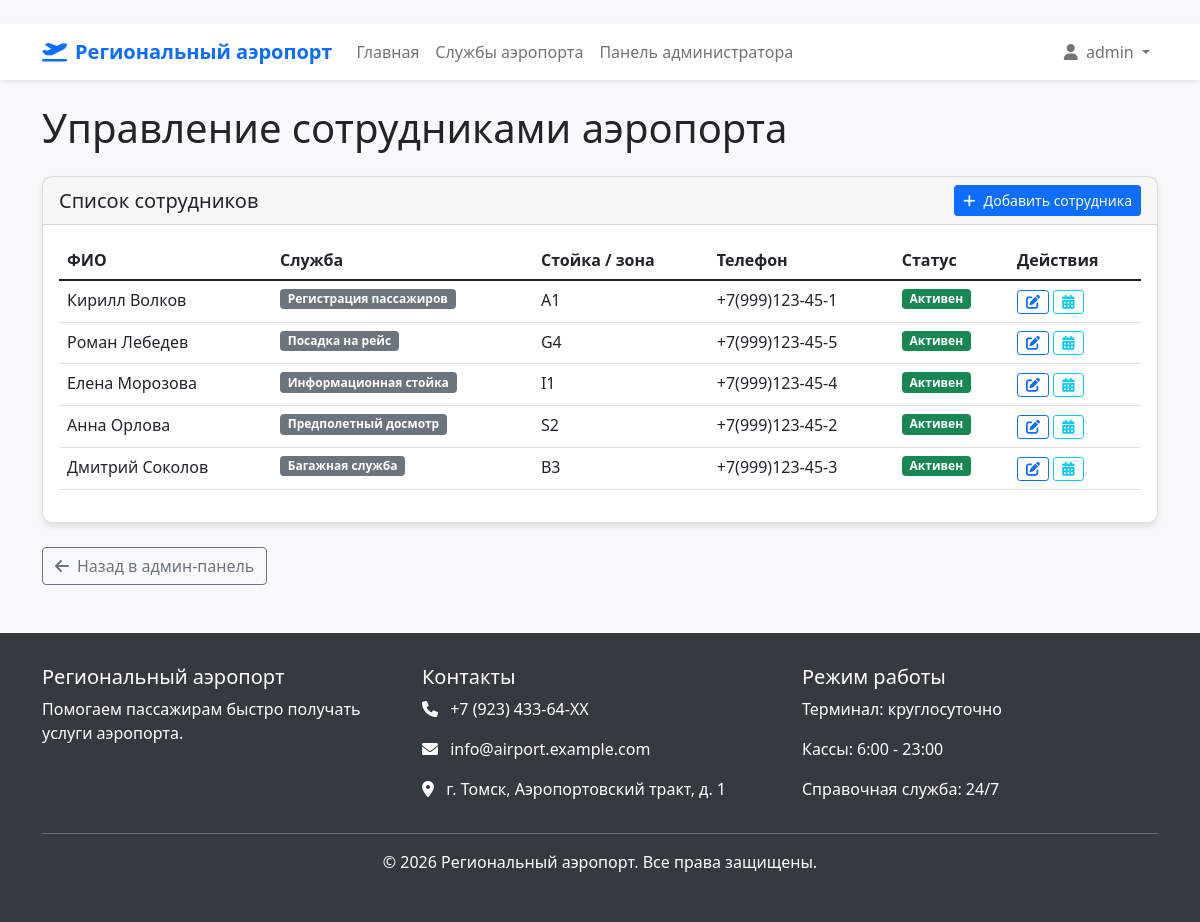
The page /manage-employees/ (signed in) on the database its author committed.
### airport_app/models.py (models this page shows, shortened)
class Doctor(models.Model):
    SPECIALIZATION_CHOICES = [
        ('регистрация', 'Регистрация пассажиров'),
        ('досмотр', 'Предполетный досмотр'),
        ('багаж', 'Багажная служба'),
        ('информация', 'Информационная стойка'),
        ('посадка', 'Посадка на рейс'),
        ('грузовой терминал', 'Грузовой терминал'),
        ('медпункт', 'Медпункт аэропорта'),
        ('vip-зал', 'VIP-зал'),
        ('транспорт', 'Наземный транспорт'),
        ('авиакасса', 'Авиакасса'),
    ]
    user = models.OneToOneField(User, on_delete=models.CASCADE, related_name='doctor')
    specialization = models.CharField(max_length=50, choices=SPECIALIZATION_CHOICES)
    qualification = models.CharField(max_length=255)
    experience = models.PositiveIntegerField(help_text="Стаж работы в годах")
    office_number = models.CharField(max_length=10)
    phone_number = models.CharField(max_length=15)
    is_active = models.BooleanField(default=True)
    class Meta:
        verbose_name = "Сотрудник аэропорта"
        verbose_name_plural = "Сотрудники аэропорта"

### airport_app/views.py (the view)
# urls.py: path('manage-employees/', views.manage_doctors, name='manage_doctors'),
@login_required
@user_passes_test(is_admin)
def manage_doctors(request):
    doctors = Doctor.objects.all().order_by('user__last_name')
    context = {
        'doctors': doctors,
    }
    return render(request, 'airport_app/manage_doctors.html', context)

### airport_app/views.py (called while the page is built)
def is_admin(user):
    return user.is_superuser or user.groups.filter(name='Администратор').exists()

### airport_app/templates/airport_app/manage_doctors.html (shortened to what this page needs)
﻿{% extends 'airport_app/base.html' %}
{% block content %}
<h1 class="mb-4">Управление сотрудниками аэропорта</h1>
<div class="card">
    <div class="card-header d-flex justify-content-between align-items-center">
        <h5 class="mb-0">Список сотрудников</h5>
        <a href="/admin/airport_app/doctor/add/" class="btn btn-primary btn-sm">
            <i class="fas fa-plus me-2"></i>Добавить сотрудника
        </a>
    </div>
    <div class="card-body">
        <div class="table-responsive">
            <table class="table table-hover">
                <thead>
                    <tr>
                        <th>ФИО</th>
                        <th>Служба</th>
                        <th>Стойка / зона</th>
                        <th>Телефон</th>
                        <th>Статус</th>
                        <th>Действия</th>
                    </tr>
                </thead>
                <tbody>
                    {% for doctor in doctors %}
                    <tr>
                        <td>{{ doctor.user.get_full_name }}</td>
                        <td>
                            <span class="badge bg-secondary">{{ doctor.get_specialization_display }}</span>
                        </td>
                        <td>{{ doctor.office_number }}</td>
                        <td>{{ doctor.phone_number }}</td>
                        <td>
                            {% if doctor.is_active %}
                                <span class="badge bg-success">Активен</span>
                            {% else %}
                                <span class="badge bg-danger">Неактивен</span>
                            {% endif %}
                        </td>
                        <td>
                            <a href="/admin/airport_app/doctor/{{ doctor.id }}/change/"
                               class="btn btn-sm btn-outline-primary">
                                <i class="fas fa-edit"></i>
                            </a>
                            <a href="{% url 'doctor_schedule' doctor.id %}"
                               class="btn btn-sm btn-outline-info">
                                <i class="fas fa-calendar-alt"></i>
                            </a>
                        </td>
                    </tr>
                    {% empty %}
                    <tr>
                        <td colspan="6" class="text-center">Нет сотрудников</td>
                    </tr>
                    {% endfor %}
                </tbody>
            </table>
        </div>
    </div>
</div>
<div class="mt-4">
    <a href="{% url 'admin_panel' %}" class="btn btn-outline-secondary">
        <i class="fas fa-arrow-left me-2"></i>Назад в админ-панель
    </a>
</div>
{% endblock %}

### airport_app/templates/airport_app/base.html (shortened to what this page needs)
﻿<!DOCTYPE html>
<html lang="ru">
<head>
    <link href="https://cdn.jsdelivr.net/npm/bootstrap@5.1.3/dist/css/bootstrap.min.css" rel="stylesheet">
    <link rel="stylesheet" href="https://cdnjs.cloudflare.com/ajax/libs/font-awesome/6.0.0/css/all.min.css">
</head>
<body>
    <nav class="navbar navbar-expand-lg navbar-light bg-white shadow-sm">
        <div class="container">
            <a class="navbar-brand" href="{% url 'index' %}">
                <i class="fas fa-plane-departure me-2"></i>Региональный аэропорт
            </a>
            <div class="collapse navbar-collapse" id="navbarNav">
                <ul class="navbar-nav me-auto">
                    <li class="nav-item">
                        <a class="nav-link" href="{% url 'index' %}">Главная</a>
                    </li>
                    <li class="nav-item">
                        <a class="nav-link" href="{% url 'doctor_list' %}">Службы аэропорта</a>
                    </li>
                    {% if user.is_authenticated %}
                        {% if user.is_superuser or user.groups.all.0.name == 'Администратор' %}
                            <li class="nav-item">
                                <a class="nav-link" href="{% url 'admin_panel' %}">Панель администратора</a>
                            </li>
                        {% elif user.doctor %}
                            <li class="nav-item">
                                <a class="nav-link" href="{% url 'doctor_appointments' %}">Заявки на смене</a>
                            </li>
                        {% elif user.patient %}
                            <li class="nav-item">
                                <a class="nav-link" href="{% url 'my_appointments' %}">Мои заявки</a>
                            </li>
                        {% endif %}
                    {% endif %}
                </ul>
                <ul class="navbar-nav">
                    {% if user.is_authenticated %}
                        <li class="nav-item dropdown">
                            <a class="nav-link dropdown-toggle" href="#" id="navbarDropdown" role="button" data-bs-toggle="dropdown">
                                <i class="fas fa-user me-1"></i> {{ user.get_full_name|default:user.username }}
                            </a>
                        </li>
                    {% endif %}
                </ul>
            </div>
        </div>
    </nav>
    <main class="container my-4">
        {% block content %}{% endblock %}
    </main>
    <footer class="footer">
        <div class="container">
            <div class="row">
                <div class="col-md-4">
                    <h5>Региональный аэропорт</h5>
                    <p>Помогаем пассажирам быстро получать услуги аэропорта.</p>
                </div>
                <div class="col-md-4">
                    <h5>Контакты</h5>
                    <p><i class="fas fa-phone me-2"></i> +7 (923) 433-64-XX</p>
                    <p><i class="fas fa-envelope me-2"></i> info@airport.example.com</p>
                    <p><i class="fas fa-map-marker-alt me-2"></i> г. Томск, Аэропортовский тракт, д. 1</p>
                </div>
                <div class="col-md-4">
                    <h5>Режим работы</h5>
                    <p>Терминал: круглосуточно</p>
                    <p>Кассы: 6:00 - 23:00</p>
                    <p>Справочная служба: 24/7</p>
                </div>
            </div>
            <hr class="bg-light">
            <div class="text-center">
                <p>&copy; {% now "Y" %} Региональный аэропорт. Все права защищены.</p>
            </div>
        </div>
    </footer>
</body>
</html>

### airport_app/templates/airport_app/base.html (style rules this page uses)
body { font-family: 'Segoe UI', Tahoma, Geneva, Verdana, sans-serif; background-color: #f8f9fa; }
.navbar-brand { font-weight: bold; color: #0d6efd !important; }
.card { border-radius: 10px; box-shadow: 0 4px 6px rgba(0, 0, 0, 0.1); margin-bottom: 1.5rem; transition: transform 0.3s; }
.footer { background-color: #343a40; color: white; padding: 2rem 0; margin-top: 3rem; }

### rows shown on the page
Doctor: user.get_full_name "Кирилл Волков", specialization "Регистрация пассажиров", office_number "A1", phone_number "+7(999)123-45-1", is_active "Активен"
Doctor: user.get_full_name "Роман Лебедев", specialization "Посадка на рейс", office_number "G4", phone_number "+7(999)123-45-5", is_active "Активен"
Doctor: user.get_full_name "Елена Морозова", specialization "Информационная стойка", office_number "I1", phone_number "+7(999)123-45-4", is_active "Активен"
Doctor: user.get_full_name "Анна Орлова", specialization "Предполетный досмотр", office_number "S2", phone_number "+7(999)123-45-2", is_active "Активен"
Doctor: user.get_full_name "Дмитрий Соколов", specialization "Багажная служба", office_number "B3", phone_number "+7(999)123-45-3", is_active "Активен"

### other values the page prints
{{ user.get_full_name|default:user.username }} "admin"
